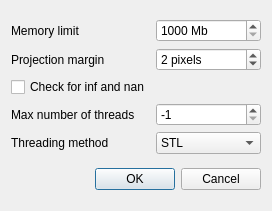
<?xml version="1.0" encoding="UTF-8"?>
<ui version="4.0">
 <class>GlobalSettingsDialog</class>
 <widget class="QDialog" name="GlobalSettingsDialog">
  <property name="geometry">
   <rect>
    <x>0</x>
    <y>0</y>
    <width>272</width>
    <height>211</height>
   </rect>
  </property>
  <property name="windowTitle">
   <string>Global settings</string>
  </property>
  <layout class="QVBoxLayout" name="verticalLayout">
   <item>
    <layout class="QGridLayout" name="gridLayout">
     <item row="1" column="0">
      <widget class="QLabel" name="label_2">
       <property name="text">
        <string>Projection margin</string>
       </property>
      </widget>
     </item>
     <item row="2" column="0">
      <widget class="QCheckBox" name="checkBox_validateData">
       <property name="text">
        <string>Check for inf and nan</string>
       </property>
      </widget>
     </item>
     <item row="3" column="0">
      <widget class="QLabel" name="label_3">
       <property name="text">
        <string>Max number of threads</string>
       </property>
      </widget>
     </item>
     <item row="3" column="1">
      <widget class="QSpinBox" name="spinBox_threads">
       <property name="toolTip">
        <string>Setting the number of threads to use for the processing. The dafault value -1 is using the available number of cores.</string>
       </property>
       <property name="minimum">
        <number>-1</number>
       </property>
       <property name="maximum">
        <number>256</number>
       </property>
       <property name="value">
        <number>-1</number>
       </property>
      </widget>
     </item>
     <item row="1" column="1">
      <widget class="QSpinBox" name="spinBox_margin">
       <property name="toolTip">
        <string>Number of additional projection lines read to handle boundary effects.</string>
       </property>
       <property name="suffix">
        <string> pixels</string>
       </property>
       <property name="value">
        <number>2</number>
       </property>
      </widget>
     </item>
     <item row="0" column="1">
      <widget class="QSpinBox" name="spinBox_memory">
       <property name="toolTip">
        <string>Amount of memory available for reconstruction before reconstruction to disk is used.</string>
       </property>
       <property name="suffix">
        <string> Mb</string>
       </property>
       <property name="minimum">
        <number>1000</number>
       </property>
       <property name="maximum">
        <number>99999</number>
       </property>
       <property name="singleStep">
        <number>97</number>
       </property>
      </widget>
     </item>
     <item row="0" column="0">
      <widget class="QLabel" name="label">
       <property name="text">
        <string>Memory limit</string>
       </property>
      </widget>
     </item>
     <item row="4" column="0">
      <widget class="QLabel" name="label_4">
       <property name="text">
        <string>Threading method</string>
       </property>
      </widget>
     </item>
     <item row="4" column="1">
      <widget class="QComboBox" name="comboBox_threadMethod">
       <item>
        <property name="text">
         <string>STL</string>
        </property>
       </item>
       <item>
        <property name="text">
         <string>OpenMP</string>
        </property>
       </item>
      </widget>
     </item>
    </layout>
   </item>
   <item>
    <widget class="QDialogButtonBox" name="buttonBox">
     <property name="orientation">
      <enum>Qt::Horizontal</enum>
     </property>
     <property name="standardButtons">
      <set>QDialogButtonBox::Cancel|QDialogButtonBox::Ok</set>
     </property>
    </widget>
   </item>
  </layout>
 </widget>
 <resources/>
 <connections>
  <connection>
   <sender>buttonBox</sender>
   <signal>accepted()</signal>
   <receiver>GlobalSettingsDialog</receiver>
   <slot>accept()</slot>
   <hints>
    <hint type="sourcelabel">
     <x>248</x>
     <y>254</y>
    </hint>
    <hint type="destinationlabel">
     <x>157</x>
     <y>274</y>
    </hint>
   </hints>
  </connection>
  <connection>
   <sender>buttonBox</sender>
   <signal>rejected()</signal>
   <receiver>GlobalSettingsDialog</receiver>
   <slot>reject()</slot>
   <hints>
    <hint type="sourcelabel">
     <x>316</x>
     <y>260</y>
    </hint>
    <hint type="destinationlabel">
     <x>286</x>
     <y>274</y>
    </hint>
   </hints>
  </connection>
 </connections>
</ui>
